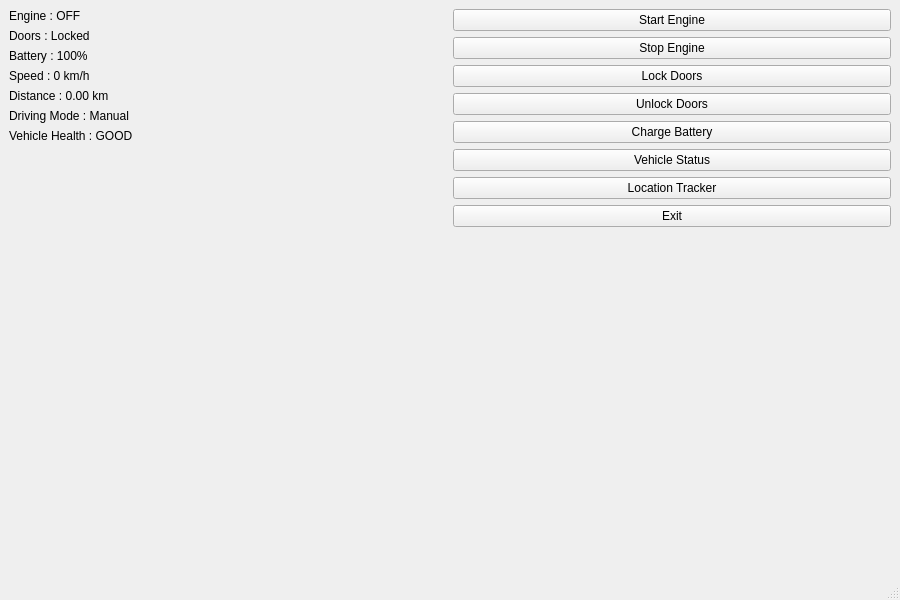
<?xml version="1.0" encoding="UTF-8"?>
<ui version="4.0">
 <class>MainWindow</class>
 <widget class="QMainWindow" name="MainWindow">
  <property name="geometry">
   <rect>
    <x>0</x>
    <y>0</y>
    <width>900</width>
    <height>600</height>
   </rect>
  </property>
  <property name="windowTitle">
   <string>AutoCore Dashboard</string>
  </property>
  <widget class="QWidget" name="centralwidget">
   <layout class="QHBoxLayout" name="horizontalLayout">
    <item>
     <layout class="QVBoxLayout" name="dashboardLayout">
      <item>
       <widget class="QLabel" name="engineLabel">
        <property name="text">
         <string>Engine : OFF</string>
        </property>
       </widget>
      </item>
      <item>
       <widget class="QLabel" name="doorLabel">
        <property name="text">
         <string>Doors : Locked</string>
        </property>
       </widget>
      </item>
      <item>
       <widget class="QLabel" name="batteryLabel">
        <property name="text">
         <string>Battery : 100%</string>
        </property>
       </widget>
      </item>
      <item>
       <widget class="QLabel" name="speedLabel">
        <property name="text">
         <string>Speed : 0 km/h</string>
        </property>
       </widget>
      </item>
      <item>
       <widget class="QLabel" name="distanceLabel">
        <property name="text">
         <string>Distance : 0.00 km</string>
        </property>
       </widget>
      </item>
      <item>
       <widget class="QLabel" name="drivingModeLabel">
        <property name="text">
         <string>Driving Mode : Manual</string>
        </property>
       </widget>
      </item>
      <item>
       <widget class="QLabel" name="vehicleHealthLabel">
        <property name="text">
         <string>Vehicle Health : GOOD</string>
        </property>
       </widget>
      </item>
      <item>
       <spacer name="verticalSpacer">
        <property name="orientation">
         <enum>Qt::Orientation::Vertical</enum>
        </property>
        <property name="sizeHint" stdset="0">
         <size>
          <width>20</width>
          <height>40</height>
         </size>
        </property>
       </spacer>
      </item>
     </layout>
    </item>
    <item>
     <layout class="QVBoxLayout" name="buttonLayout">
      <item>
       <widget class="QPushButton" name="startButton">
        <property name="text">
         <string>Start Engine</string>
        </property>
       </widget>
      </item>
      <item>
       <widget class="QPushButton" name="stopButton">
        <property name="text">
         <string>Stop Engine</string>
        </property>
       </widget>
      </item>
      <item>
       <widget class="QPushButton" name="lockButton">
        <property name="text">
         <string>Lock Doors</string>
        </property>
       </widget>
      </item>
      <item>
       <widget class="QPushButton" name="unlockButton">
        <property name="text">
         <string>Unlock Doors</string>
        </property>
       </widget>
      </item>
      <item>
       <widget class="QPushButton" name="chargeButton">
        <property name="text">
         <string>Charge Battery</string>
        </property>
       </widget>
      </item>
      <item>
       <widget class="QPushButton" name="historyButton">
        <property name="text">
         <string>Vehicle Status</string>
        </property>
       </widget>
      </item>
      <item>
       <widget class="QPushButton" name="locationButton">
        <property name="enabled">
         <bool>true</bool>
        </property>
        <property name="text">
         <string>Location Tracker</string>
        </property>
       </widget>
      </item>
      <item>
       <widget class="QPushButton" name="exitButton">
        <property name="text">
         <string>Exit</string>
        </property>
       </widget>
      </item>
      <item>
       <spacer name="buttonSpacer">
        <property name="orientation">
         <enum>Qt::Orientation::Vertical</enum>
        </property>
        <property name="sizeHint" stdset="0">
         <size>
          <width>20</width>
          <height>40</height>
         </size>
        </property>
       </spacer>
      </item>
     </layout>
    </item>
   </layout>
  </widget>
  <widget class="QMenuBar" name="menubar">
   <property name="geometry">
    <rect>
     <x>0</x>
     <y>0</y>
     <width>900</width>
     <height>26</height>
    </rect>
   </property>
  </widget>
  <widget class="QStatusBar" name="statusbar"/>
 </widget>
 <resources/>
 <connections/>
</ui>
